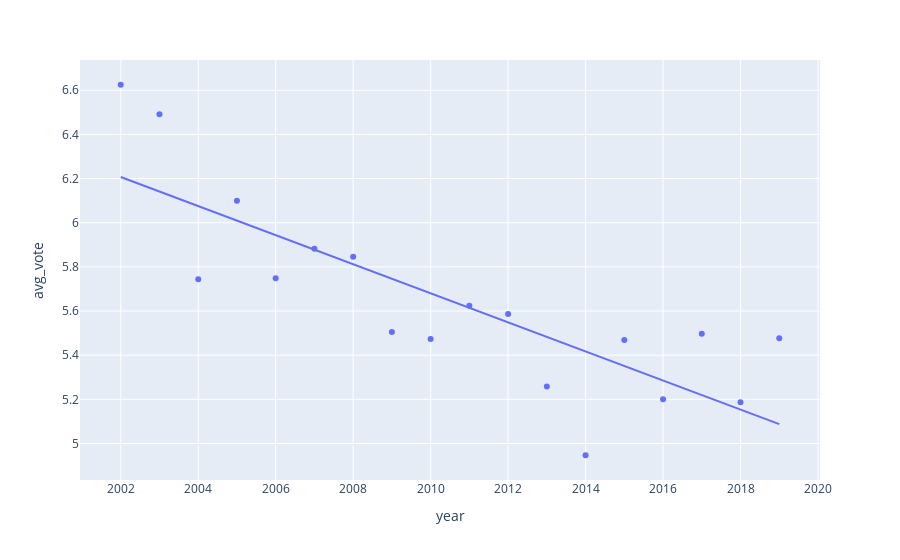

Notebook source saved alongside this figure:
### Code cell
fig = px.scatter(num_vars_per_year, x="year", y="avg_vote", trendline="ols")
fig.show()

### Figure 1 — Plotly figure (JSON) as saved in the notebook; plotly's stock layout.template omitted (floating-point values rounded to 4 significant figures)
{"data": [{"hoverlabel": {"namelength": 0}, "hovertemplate": "year=%{x}<br>avg_vote=%{y}", "legendgroup": "", "marker": {"color": "#636efa", "symbol": "circle"}, "mode": "markers", "name": "", "showlegend": false, "type": "scatter", "x": [2002, 2003, 2004, 2005, 2006, 2007, 2008, 2009, 2010, 2011, 2012, 2013, 2014, 2015, 2016, 2017, 2018, 2019], "xaxis": "x", "y": [6.625, 6.491, 5.744, 6.1, 5.748, 5.882, 5.845, 5.505, 5.473, 5.624, 5.587, 5.258, 4.947, 5.469, 5.2, 5.497, 5.186, 5.476], "yaxis": "y"}, {"hoverlabel": {"namelength": 0}, "hovertemplate": "<b>OLS trendline</b><br>avg_vote = -0.0658502 * year + 138.04<br>R<sup>2</sup>=0.660705<br><br>year=%{x}<br>avg_vote=%{y} <b>(trend)</b>", "legendgroup": "", "marker": {"color": "#636efa", "symbol": "circle"}, "mode": "lines", "name": "", "showlegend": false, "type": "scatter", "x": [2002, 2003, 2004, 2005, 2006, 2007, 2008, 2009, 2010, 2011, 2012, 2013, 2014, 2015, 2016, 2017, 2018, 2019], "xaxis": "x", "y": [6.207, 6.142, 6.076, 6.01, 5.944, 5.878, 5.812, 5.746, 5.681, 5.615, 5.549, 5.483, 5.417, 5.351, 5.285, 5.22, 5.154, 5.088], "yaxis": "y"}], "layout": {"autosize": true, "legend": {"tracegroupgap": 0}, "margin": {"t": 60}, "xaxis": {"anchor": "y", "autorange": true, "domain": [0, 1], "range": [2001.0, 2020.0], "title": {"text": "year"}, "type": "linear"}, "yaxis": {"anchor": "x", "autorange": true, "domain": [0, 1], "range": [4.828, 6.744], "title": {"text": "avg_vote"}, "type": "linear"}}}
